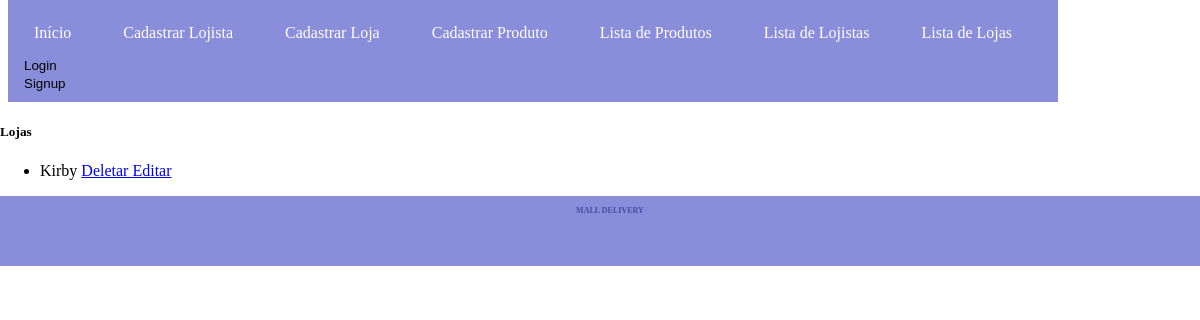
The page /lista_loja/ on the database as committed earlier.
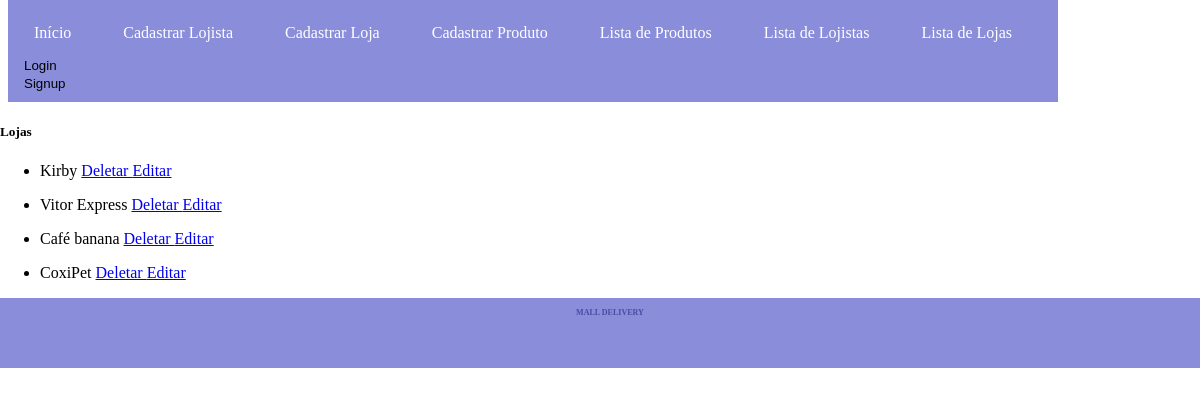
The same page on the database as committed later.
### app_mall/models.py (models this page shows, shortened)
class Loja(models.Model):
    nome = models.CharField(max_length=255)
    cnpj = models.CharField(max_length=18)
    descricao = models.TextField(blank=True, null=True)
    lojista = models.ForeignKey(Lojista, related_name='lojista', on_delete=models.CASCADE)

### app_mall/views.py (the view)
# urls.py: path('lista_loja/', views.LojaList.as_view(), name='lista_loja'),
class LojaList(ListView):
    model = Loja
    template_name = "app_mall/lista_loja.html"
    context_object_name = 'lojas'

### app_mall/templates/app_mall/lista_loja.html
{% extends "base.html" %}
{% block content %}
<h5>Lojas</h5>
<ul>
    {% for loja in lojas %}
    <li>
        <div>
            <p>{{ loja.nome }} <a href="{% url 'deletar_loja' loja.pk %}"> Deletar </a>
                <a href="{% url 'update_loja' loja.pk %}">Editar</a> </p>
        </div>
    </li>
    {% endfor %}
</ul>
{% endblock %}

Rows that differ between the two databases and show on the page:
added Loja: nome "Vitor Express"
added Loja: nome "Café banana"
added Loja: nome "CoxiPet"
